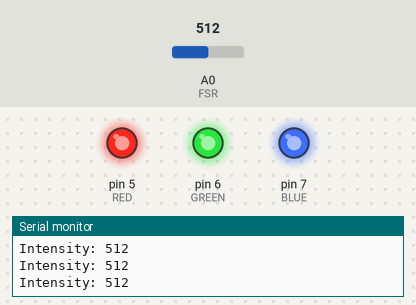
The sketch below on a simulated Arduino Uno, built with avr-gcc and run on an emulated ATmega328P. Parts: output pins drawn as LEDs (lit = HIGH), the last lines printed to the serial monitor. The test bench sets the inputs (shaded band); at power-on: A0 (FSR) = 512.

Above: at 1.2 s.
1.3 s: A0 (FSR) set to 416
4.3 s: A0 (FSR) set to 390
At 5.1 s:
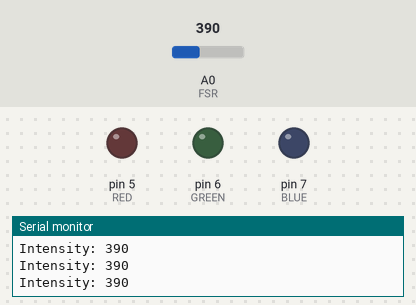
5.8 s: A0 (FSR) set to 410
At 6.2 s:
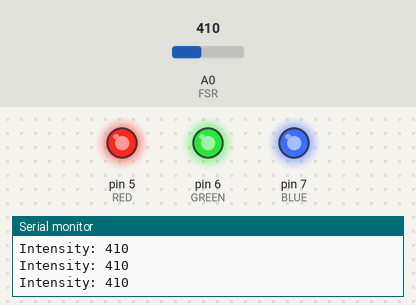
7.3 s: A0 (FSR) set to 306
At 8.5 s:
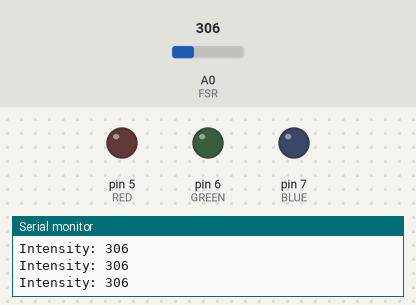
Timing chart, 0 to 9.8 s (numbered marks = the images above; inputs shaded):
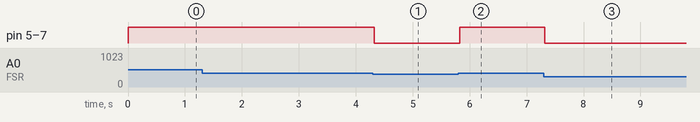

Measured:
- the behaviour switches between 401 and 400 on A0 (FSR) (found by bisection; images 0 and 1)
- after the input at 4.3 s, pin 5 (RED), pin 6 (GREEN), pin 7 (BLUE): HIGH → LOW at once
- after the input at 5.8 s, pin 5 (RED), pin 6 (GREEN), pin 7 (BLUE): LOW → HIGH at once
- after the input at 7.3 s, pin 5 (RED), pin 6 (GREEN), pin 7 (BLUE): HIGH → LOW at once

The sketch:

FSRTest.ino
```cpp
const int THRESHOLD = 400;
const int FSR = A0;
const int RED = 5;
const int GREEN = 6;
const int BLUE = 7;

void setup() {
  pinMode(RED, OUTPUT);
  pinMode(GREEN, OUTPUT);
  pinMode(BLUE, OUTPUT);

  Serial.begin(9600);
}

void loop() {
  int intensity = analogRead(FSR);
  Serial.print("Intensity: ");
  Serial.println(intensity);

  if (intensity > THRESHOLD) {
    digitalWrite(RED, HIGH);
    digitalWrite(GREEN, HIGH);
    digitalWrite(BLUE, HIGH);
  }
  else {
    digitalWrite(RED, LOW);
    digitalWrite(GREEN, LOW);
    digitalWrite(BLUE, LOW);
  }
}
```
